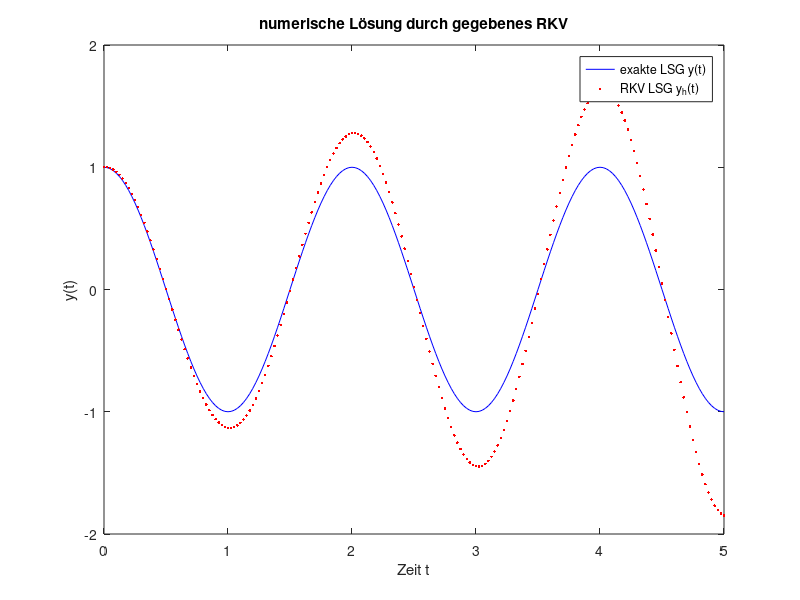

The MATLAB source for this figure:
%% HU3 Aufgabe H4 - RKV
clearvars
% Eingabeparam
%A = [0 0; 1/2 0]
%b = [0 1]
%g = [0 1/2]
A = [0 0 0; 1/3 0 0; 0 2/3 0]
b = [1/4 0 3/4]
g = [0 1/3 2/3]
g(2)
% Problemdefinition
f = @(t,y) [y(2); -pi^2*y(1)];
yex = @(t) [cos(pi*t); -pi*sin(pi*t)];

y0=[1; 0];
yy=y0; 
y=y0;

t0=0;
T=5;
n=200;


% Stufenzahl + vektor
s = size(A,1);
ss = (1:1:s);
% äqidistante Zeitschritte
h=abs((T-t0)/n);
t =(t0:h:T);

% strikte Dreiecksmatrix? -> explizit
if istril(A) & (norm(diag(A))==0)
    for ti=t(2:end)
        S_bk=zeros(1,size(y0,1)).';
        G = y;                  % Liste mit allen g. g1 = y
        % g's höherer Stufe berechnen:
        for j=ss(2:end)
            S_ak=zeros(1,size(y0,1)).';
            % bestimmen von Summe über alpha * k = S_ak
            for k=ss(1:ss)
                S_ak = S_ak+A(j,k)*f(ti+g(k)*h,G(:,k));
            end    
            G = [G,y+h*S_ak]
            
        end
        for j=ss    % Summe über beta_j * k_j
            S_bk = S_bk+b(j)*f(ti+g(j)*h,G(:,j));
        end
        %S_bk = symsum(b(l)*K(:,l),l,1,2)
        y = y+h*S_bk;
        yy = [yy,y];
    end

else % implizite RKV
    syms 
    for ti=t(2:end)
        S_bk=zeros(1,size(y0,1)).';
        G = y;                  % Liste mit allen g. g1 = y
        % g's höherer Stufe berechnen:
        for j=ss(2:end)
            S_ak=zeros(1,size(y0,1)).';
            % bestimmen von Summe über alpha * k = S_ak
            for k=ss(1:ss)
                S_ak = A(j,k)*f(ti+g(k)*h,G(:,k));
            end    
            G = [G,y+h*S_ak]
            
        end
        for j=ss    % Summe über beta_j * k_j
            S_bk = S_bk+b(j)*f(ti+g(j)*h,G(:,j));
        end
        %S_bk = symsum(b(l)*K(:,l),l,1,2)
        y = y+h*S_bk;
        yy = [yy,y];
    end
    
end

% exakte Lösung
% 1
yyex=yex(t);
%c = norm((yyex(1,:)-yy(1,:)),Inf)/h
% erste Komponente der Lösung
plot(t,yyex(1,:),'b-',t,yy(1,:),'r.')
title('numerische Lösung durch gegebenes RKV')
legend('exakte LSG y(t)','RKV LSG y_h(t)')
xlabel('Zeit t')
ylabel('y(t)')